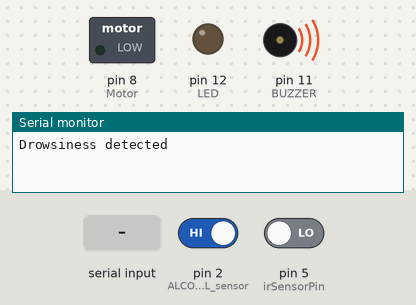
The sketch below on a simulated Arduino Uno, built with avr-gcc and run on an emulated ATmega328P. On the bench: switched loads named in the sketch (green lamp = pin HIGH), output pins drawn as LEDs (lit = HIGH), buzzer (waves = sounding, pin HIGH), the last lines printed to the serial monitor. Inputs (shaded band) come from the test bench; at power-on: pin 2 (ALCOHOL_sensor) HIGH, pin 5 (irSensorPin) LOW. The modem accepts every AT command (registered, SIM ready, sends succeed) and sends nothing else.

Above: at 0.1 s.
At 1.8 s:
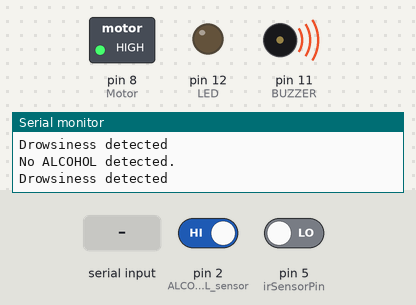
1.9 s: pin 2 (ALCOHOL_sensor) driven LOW
At 3.2 s:
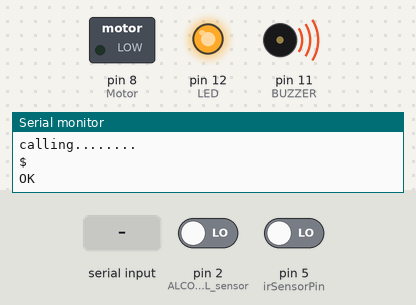
3.5 s: "1" received over the second serial link
Timing chart, 0 to 6.5 s (numbered marks = the images above; inputs shaded):
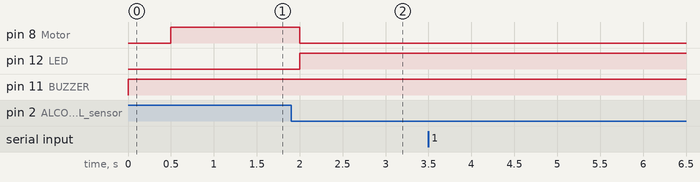

The sketch:

sketch_apr29a.ino
```cpp
//For BUZZER put this code in Arduino IDE
#include <TinyGPS++.h>
#include <SoftwareSerial.h>
static const int RXPin = 4, TXPin = 3;
const int irSensorPin = 5;
int sensorValue = 0;
SoftwareSerial mySerial(9, 10);
TinyGPSPlus gps;
SoftwareSerial ss(RXPin, TXPin);
int LED = 12;
int BUZZER = 11;
int ALCOHOL_sensor = 2;// MQ-3 SENSOR
int ALCOHOL_detected;
#define Motor 8
void setup()
{
  ss.begin(9600);
  mySerial.begin(9600);

  pinMode(LED, OUTPUT);
  pinMode(BUZZER, OUTPUT);
  pinMode(Motor, OUTPUT);
  pinMode(ALCOHOL_sensor, INPUT);
  Serial.begin(9600);
  pinMode(irSensorPin, INPUT);    // Set the IR sensor pin as input
}
void loop()
{

  sensorValue = digitalRead(irSensorPin);  // Read the sensor value
//  Serial.println(sensorValue);
  if (sensorValue == HIGH) {
    // If an object is detected, activate the BUZZER
    digitalWrite(BUZZER, LOW);
    Serial.println("No Drowsiness detected");
  } else {
    // If no object is detected, turn off the BUZZER
    digitalWrite(BUZZER, HIGH);
    Serial.println("Drowsiness detected");
  }

  delay(500);  // Delay for 500 milliseconds
  ALCOHOL_detected = digitalRead(ALCOHOL_sensor);
//  Serial.println(ALCOHOL_detected);
  if (ALCOHOL_detected == 0)
  {
    Serial.println("ALCOHOL detected...");
    digitalWrite(LED, HIGH);
    digitalWrite(BUZZER, HIGH);
    digitalWrite(Motor, LOW);
    calling();


    delay(500);


    SendMessage();

  }
  else
  {
    Serial.println("No ALCOHOL detected.");
    digitalWrite(LED, LOW);
    digitalWrite(BUZZER, LOW);
    digitalWrite(Motor, HIGH);
  }

}

void SendMessage()
{
  Serial.println("sending message.....");
  mySerial.println("AT+CMGF=1");
  delay(1000);
  mySerial.println("AT+CMGS=\"+919561350729\"\r");
  delay(1000);


  mySerial.println("Alcohol has been consumed \n REACH AS SOON AS POSSIBLE \n ");

  mySerial.print("Latitude: ");
  mySerial.print(gps.location.lat(),6);
  mySerial.print("\n Longitude: ");
  mySerial.println(gps.location.lng(),6);


  mySerial.print("https://www.google.com/maps/@");
  mySerial.print(gps.location.lat(),6);
  mySerial.print(',');
  mySerial.print(gps.location.lng(),6);
  mySerial.print(",14z");


  delay(100);
  mySerial.println((char)26);
  delay(1000);

}
void updateSerial()
{
  delay(500);
  while (Serial.available())
  {
    mySerial.write(Serial.read());
  }
  while (mySerial.available())
  {
    Serial.write(mySerial.read());
  }
}

void calling(){
  Serial.println("calling........");
    delay(500);

    mySerial.println("AT");
    updateSerial();

    mySerial.println("ATD+ +919561350729;");
    updateSerial();
    delay(10000);
    mySerial.println("ATH");
    updateSerial();

  }
```

Measured:
- after the input at 1.9 s, pin 8 (Motor): HIGH → LOW after 0.10 s; pin 12 (LED): LOW → HIGH after 0.10 s
